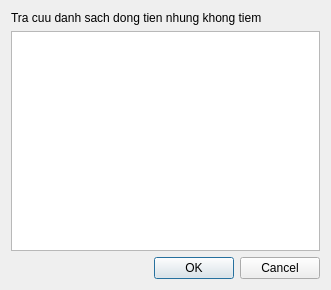
<?xml version="1.0" encoding="UTF-8"?>
<ui version="4.0">
 <class>danhSachBoQua</class>
 <widget class="QDialog" name="danhSachBoQua">
  <property name="geometry">
   <rect>
    <x>0</x>
    <y>0</y>
    <width>331</width>
    <height>290</height>
   </rect>
  </property>
  <property name="windowTitle">
   <string>Dialog</string>
  </property>
  <layout class="QVBoxLayout" name="verticalLayout_2">
   <item>
    <layout class="QVBoxLayout" name="verticalLayout">
     <item>
      <widget class="QLabel" name="label">
       <property name="text">
        <string>Tra cuu danh sach dong tien nhung khong tiem</string>
       </property>
      </widget>
     </item>
     <item>
      <widget class="QTableView" name="tableView"/>
     </item>
     <item>
      <widget class="QDialogButtonBox" name="buttonBox">
       <property name="orientation">
        <enum>Qt::Horizontal</enum>
       </property>
       <property name="standardButtons">
        <set>QDialogButtonBox::Cancel|QDialogButtonBox::Ok</set>
       </property>
      </widget>
     </item>
    </layout>
   </item>
  </layout>
 </widget>
 <resources/>
 <connections>
  <connection>
   <sender>buttonBox</sender>
   <signal>accepted()</signal>
   <receiver>danhSachBoQua</receiver>
   <slot>accept()</slot>
   <hints>
    <hint type="sourcelabel">
     <x>248</x>
     <y>254</y>
    </hint>
    <hint type="destinationlabel">
     <x>157</x>
     <y>274</y>
    </hint>
   </hints>
  </connection>
  <connection>
   <sender>buttonBox</sender>
   <signal>rejected()</signal>
   <receiver>danhSachBoQua</receiver>
   <slot>reject()</slot>
   <hints>
    <hint type="sourcelabel">
     <x>316</x>
     <y>260</y>
    </hint>
    <hint type="destinationlabel">
     <x>286</x>
     <y>274</y>
    </hint>
   </hints>
  </connection>
 </connections>
</ui>
